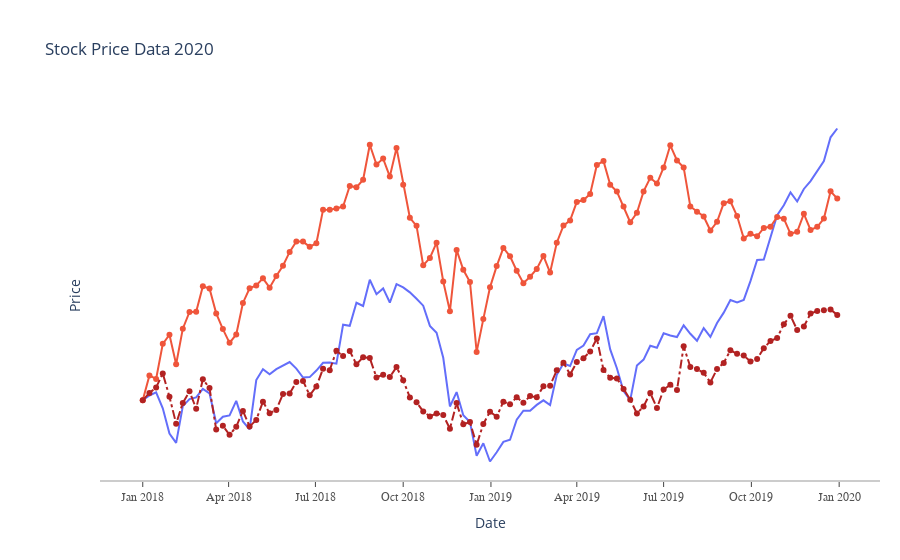

The code cell stored with this chart in its notebook:
### Markdown cell above
## Advanced Updating a Layout

### Code cell
fig.update_layout(
xaxis={'showline':True,
      'showgrid':False,
      'showticklabels':True,
      'linecolor':'rgb(204,204,204)',
      'linewidth':2,
      'ticks':'outside',
      'tickfont':dict(family="Arial",size=12,color="rgb(82,82,82)"),}
,
yaxis=dict(showgrid=False,zeroline=False,showticklabels=False,showline=False

),
    autosize=False,
    margin=dict(autoexpand=False, l=100,r=20,t=110),
    showlegend=False,plot_bgcolor='white'
    
)
